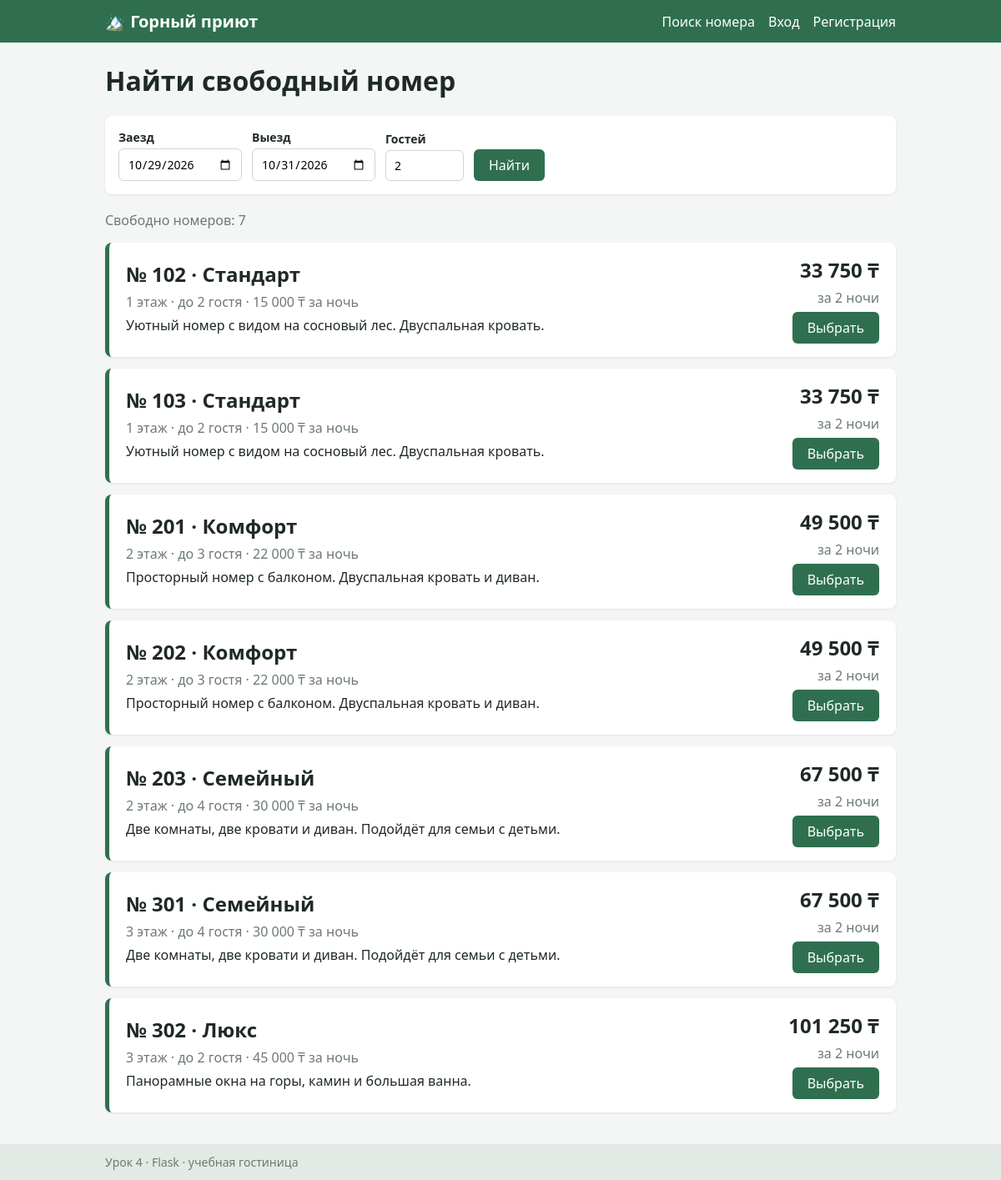
The page / on the database its author committed.
### tables this page shows
CREATE TABLE rooms (
    id INTEGER PRIMARY KEY AUTOINCREMENT,
    number TEXT UNIQUE NOT NULL,
    type_id INTEGER NOT NULL REFERENCES room_types (id),
    floor INTEGER NOT NULL
);

CREATE TABLE room_types (
    id INTEGER PRIMARY KEY AUTOINCREMENT,
    name TEXT NOT NULL,
    price INTEGER NOT NULL,          -- цена за ночь, ₸
    capacity INTEGER NOT NULL,       -- максимум гостей
    description TEXT NOT NULL
);

### app/views/search.py (the view)
@bp.route("/")
def index():
    tomorrow = date.today() + timedelta(days=1)
    form = {
        "check_in": request.args.get("check_in", tomorrow.isoformat()),
        "check_out": request.args.get("check_out", (tomorrow + timedelta(days=2)).isoformat()),
        "guests": request.args.get("guests", "2"),
    }
    error = None
    results = []
    try:
        check_in, check_out = validators.parse_period(form["check_in"], form["check_out"])
        guests = validators.parse_guests(form["guests"])
    except validators.ValidationError as e:
        error = str(e)
    else:
        for room in availability.free_rooms(check_in, check_out, guests):
            q = pricing.quote(room, check_in, check_out, guests)
            results.append({"room": room, "quote": q})
        results.sort(key=lambda item: item["quote"].total)
    return render_template(
        "search.html",
        form=form,
        error=error,
        results=results,
        today=date.today().isoformat(),
    )

### app/auth.py (called while the page is built, shortened)
def current_user():
    user_id = session.get("user_id")
    if user_id is None:
        return None

def inject_user():
    return {"user": current_user()}

### app/db.py (called while the page is built)
def get_db():
    if "db" not in g:
        if not os.path.exists(config.DATABASE):
            init_db()
        g.db = sqlite3.connect(config.DATABASE)
        g.db.row_factory = sqlite3.Row
    return g.db

### app/models/room.py (called while the page is built)
    @property
    def title(self):
        return f"№ {self.number} · {self.type_name}"

### app/repositories/bookings.py (called while the page is built)
def _to_booking(row):
    return Booking(
        id=row["id"],
        user_id=row["user_id"],
        room_id=row["room_id"],
        check_in=parse_date(row["check_in"]),
        check_out=parse_date(row["check_out"]),
        guests=row["guests"],
        total=row["total"],
        promo=row["promo"],
        status=row["status"],
        created=row["created"],
    )

def for_room(room_id):
    rows = get_db().execute(queries.BOOKINGS_FOR_ROOM, (room_id,)).fetchall()
    return [_to_booking(r) for r in rows]

### app/repositories/rooms.py (called while the page is built)
def _to_room(row):
    return Room(
        id=row["id"],
        number=row["number"],
        floor=row["floor"],
        type_name=row["type_name"],
        price=row["price"],
        capacity=row["capacity"],
        description=row["description"],
    )

def all_rooms():
    return [_to_room(r) for r in get_db().execute(queries.ALL_ROOMS).fetchall()]

### app/services/availability.py (called while the page is built)
def is_free(room_id, check_in, check_out):
    return not any(
        (b.check_in < check_out and b.check_out > check_in)
        for b in bookings_repo.for_room(room_id)
    )

def free_rooms(check_in, check_out, guests):
    return [
        room
        for room in rooms_repo.all_rooms()
        if room.capacity >= guests and is_free(room.id, check_in, check_out)
    ]

### app/services/discounts.py (called while the page is built)
def long_stay_percent(nights_count):
    if nights_count > config.LONG_STAY_NIGHTS:
        return config.LONG_STAY_PERCENT
    return 0

### app/services/promo.py (called while the page is built)
def normalize(code):
    return (code or "").strip().upper()

def promo_percent(code):
    code = normalize(code)
    if not code:
        return 0
    if code not in config.PROMO_CODES:
        raise PromoError(f"Промокод «{code}» не найден")
    return config.PROMO_CODES[code]

### app/utils/dates.py (called while the page is built)
def parse_date(text):
    return datetime.strptime(text, "%Y-%m-%d").date()

def nights(check_in, check_out):
    return [check_in + timedelta(days=i) for i in range((check_out - check_in).days)]

def is_weekend_night(day):
    return day.weekday() in (4, 5)

### app/utils/formatting.py (called while the page is built)
def money(value):
    return f"{value:,}".replace(",", " ") + " ₸"

### app/templates/search.html (shortened to what this page needs)
{% extends "base.html" %}
{% block content %}
  <h1>Найти свободный номер</h1>
  <form class="search" method="get" action="{{ url_for('search.index') }}">
    <label>Заезд
      <input type="date" name="check_in" value="{{ form['check_in'] }}" min="{{ today }}" required>
    </label>
    <label>Выезд
      <input type="date" name="check_out" value="{{ form['check_out'] }}" min="{{ today }}" required>
    </label>
    <label>Гостей
      <input type="number" name="guests" value="{{ form['guests'] }}" min="1" max="10" required>
    </label>
    <button type="submit">Найти</button>
  </form>
  {% if error %}
    <p class="error">{{ error }}</p>
  {% elif results %}
    <p class="muted">Свободно номеров: {{ results|length }}</p>
    {% for item in results %}
      {% set room = item['room'] %}
      {% set q = item['quote'] %}
      <article class="card">
        <div>
          <h2>{{ room.title }}</h2>
          <p class="muted">{{ room.floor }} этаж · до {{ room.capacity|guests }} · {{ room.price|money }} за ночь</p>
          <p>{{ room.description }}</p>
        </div>
        <div class="card__side">
          <p class="price">{{ q.total|money }}</p>
          <p class="muted">за {{ q.nights|length|nights }}</p>
          <a class="button" href="{{ url_for('rooms.room_page', room_id=room.id, check_in=form['check_in'], check_out=form['check_out'], guests=form['guests']) }}">Выбрать</a>
        </div>
      </article>
    {% endfor %}
  {% else %}
    <p class="muted">На эти даты свободных номеров нет. Попробуйте другие даты.</p>
  {% endif %}
{% endblock %}

### app/templates/base.html (shortened to what this page needs)
<!doctype html>
<html lang="ru">
<head>
  <link rel="stylesheet" href="{{ url_for('static', filename='css/style.css') }}">
</head>
<body>
  <header class="header">
    <div class="container header__inner">
      <a class="logo" href="{{ url_for('search.index') }}">🏔️ Горный приют</a>
      <nav class="nav">
        <a href="{{ url_for('search.index') }}">Поиск номера</a>
        {% if user %}
          <a href="{{ url_for('bookings.my_bookings') }}">Мои брони</a>
          <a href="{{ url_for('auth.logout') }}">Выйти ({{ user['username'] }})</a>
        {% else %}
          <a href="{{ url_for('auth.login') }}">Вход</a>
          <a href="{{ url_for('auth.register') }}">Регистрация</a>
        {% endif %}
      </nav>
    </div>
  </header>
  <main class="container">
    {% block content %}{% endblock %}
  </main>
  <footer class="footer">
    <div class="container">Урок 4 · Flask · учебная гостиница</div>
  </footer>
</body>
</html>

### app/static/css/style.css (style rules this page uses)
* { box-sizing: border-box; }
body { margin: 0; font-family: "Segoe UI", Arial, sans-serif; background: #f3f6f4; color: #1f2a24; display: flex; flex-direction: column; min-height: 100vh; }
a { color: #2f6f4f; }
h1 { margin-top: 0; }
.container { width: 100%; max-width: 980px; margin: 0 auto; padding: 0 16px; }
main.container { flex: 1; padding-top: 24px; padding-bottom: 24px; }
.header { background: #2f6f4f; color: #fff; }
.header__inner { display: flex; flex-wrap: wrap; align-items: center; justify-content: space-between; gap: 8px; padding-top: 12px; padding-bottom: 12px; }
.logo { color: #fff; font-size: 20px; font-weight: bold; text-decoration: none; }
.nav { display: flex; flex-wrap: wrap; gap: 16px; }
.nav a { color: #fff; text-decoration: none; }
.muted { color: #6c7a72; }
.price { font-size: 24px; font-weight: bold; margin: 0; }
.search { display: flex; flex-wrap: wrap; align-items: flex-end; gap: 12px; background: #fff; padding: 16px; border-radius: 8px; margin-bottom: 20px; box-shadow: 0 1px 3px rgba(0, 0, 0, 0.08); }
.search label, .form label { display: flex; flex-direction: column; gap: 4px; font-weight: 600; font-size: 14px; }
.card { display: flex; flex-wrap: wrap; align-items: center; justify-content: space-between; gap: 16px; background: #fff; border-radius: 8px; padding: 16px 20px; margin-bottom: 14px; box-shadow: 0 1px 3px rgba(0, 0, 0, 0.08); border-left: 5px solid #2f6f4f; }
.card > div:first-child { flex: 1; min-width: 240px; }
.card h2, .card h3, .card p { margin: 0 0 6px; }
.card__side { text-align: right; }
input { font: inherit; font-weight: normal; padding: 8px 10px; border: 1px solid #ced4da; border-radius: 6px; }
button, .button { display: inline-block; font: inherit; padding: 8px 18px; border: none; border-radius: 6px; background: #2f6f4f; color: #fff; cursor: pointer; text-decoration: none; }
.footer { background: #e3e9e5; color: #6c7a72; font-size: 14px; padding: 12px 0; }

### rows shown on the page
rooms: floor "1"
room_types: capacity|guests "2 гостя" "2 гостя", price "15 000 ₸" "15 000 ₸", description "Уютный номер с видом на сосновый лес. Двуспальная кровать." "Уютный номер с видом на сосновый лес. Двуспальная кровать."
rooms: floor "1"
rooms: floor "2"
room_types: capacity|guests "3 гостя" "3 гостя", price "22 000 ₸" "22 000 ₸", description "Просторный номер с балконом. Двуспальная кровать и диван." "Просторный номер с балконом. Двуспальная кровать и диван."
rooms: floor "2"
rooms: floor "2"
room_types: capacity|guests "4 гостя" "4 гостя", price "30 000 ₸" "30 000 ₸", description "Две комнаты, две кровати и диван. Подойдёт для семьи с детьми." "Две комнаты, две кровати и диван. Подойдёт для семьи с детьми."
rooms: floor "3"
rooms: floor "3"
room_types: capacity|guests "2 гостя", price "45 000 ₸", description "Панорамные окна на горы, камин и большая ванна."

### other values the page prints
{{ results|length }} "7"
{{ room.title }} "№ 102 · Стандарт" "№ 103 · Стандарт" "№ 201 · Комфорт" "№ 202 · Комфорт" "№ 203 · Семейный" "№ 301 · Семейный" "№ 302 · Люкс"
{{ q.total|money }} "33 750 ₸" "33 750 ₸" "49 500 ₸" "49 500 ₸" "67 500 ₸" "67 500 ₸" "101 250 ₸"
{{ q.nights|length|nights }} "2 ночи" "2 ночи" "2 ночи" "2 ночи" "2 ночи" "2 ночи" "2 ночи"
